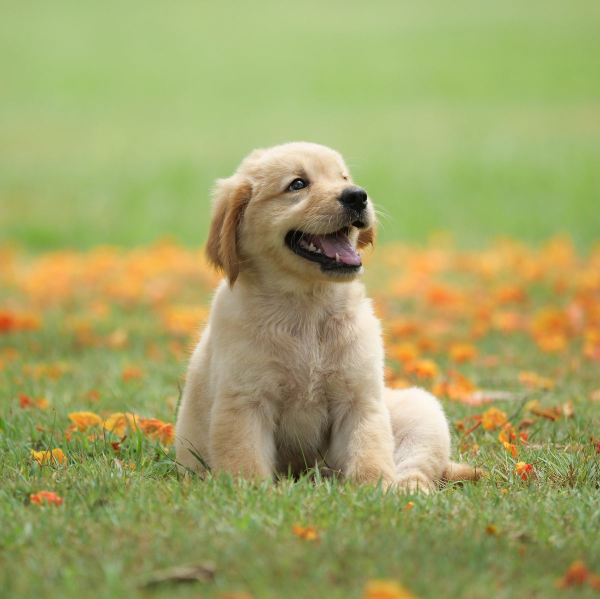
#> input picture VISION_ARTIFICIAL/PRACTICAS/p4/dog1.jpg, 1200 x 1197 px, found by its file name (shown at 1/2 size)
$ python segmentacion_dog1.py
#> lines starting #> are read from the running program, lines starting #| are printed output that depends on the picture; after the words box and inside, x2 and y2 are one past the last pixel; in counts of white or black regions, pixels touching at a corner belong together
import cv2
import numpy as np
from PIL import Image

#TOMAMOS LA IMAGEN
img = Image.open("VISION_ARTIFICIAL\PRACTICAS\p4\dog1.jpg")
#> img is the input picture: PIL image 1200x1197 RGB; mean R, G, B 161.9, 164.3, 102.4
img_array = np.array(img)
img_array = cv2.resize(img_array,(500,300))
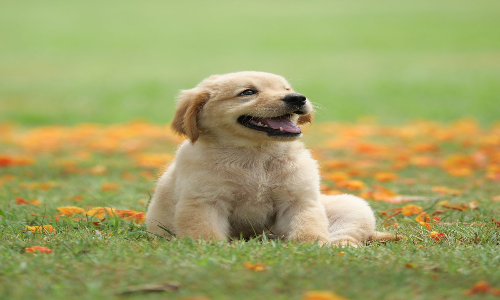
#> img_array: shape (300, 500, 3); mean R, G, B 161.8, 164.2, 102.3

#Separamos por forma de color
rgb_img = cv2.cvtColor(img_array, code=cv2.COLOR_BGR2RGB)
lab_img = cv2.cvtColor(img_array, code=cv2.COLOR_BGR2LAB)
#> lab_img: shape (300, 500, 3); mean of channels 0, 1, 2 161.6, 108.5, 123.1
hsv_img = cv2.cvtColor(img_array, code=cv2.COLOR_BGR2HSV)
#> hsv_img: shape (300, 500, 3); mean H, S, V 88.3, 105.9, 174.5

#Visualizamos por formas de color
cv2.imshow("imagen original", rgb_img)

# [7 lines of commented-out code are left out]
cv2.imshow("canal A", lab_img[:,:,1])
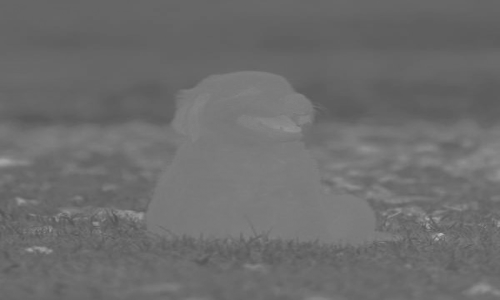
#> window 'canal A': shape (300, 500); min 83, max 181, mean 108.5
#cv2.imshow("canal B", lab_img[:,:,2])

#HSV
#cv2.imshow("canal H", hsv_img[:,:,0])
#cv2.imshow("canal S", hsv_img[:,:,1])
#cv2.imshow("canal V", hsv_img[:,:,2])

#Aplicamos filtro promediador

#PERRO1 A de LAB
channel = np.copy(lab_img[:,:,1])
smooth_h = cv2.medianBlur(channel,75)
cv2.imshow("canal A con filtro blur", smooth_h)

#Aplicamos segmentacion
all_segmented = np.copy(smooth_h)
all_segmented[all_segmented>120] = 0
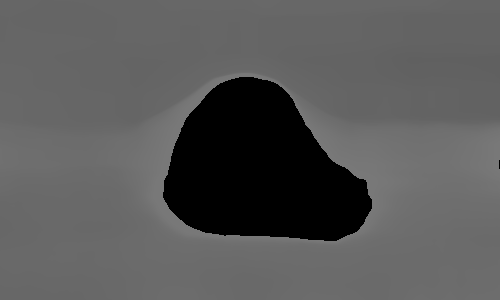
#> all_segmented: shape (300, 500); min 0, max 120, mean 89
all_segmented[all_segmented>0] = 255
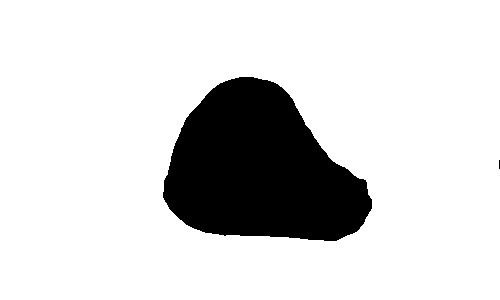
#> all_segmented: shape (300, 500); 84.3% white; 2 black regions (1 under 20 px), largest, box (x1, y1, x2, y2) and area: (163, 77, 372, 241) 23568
cv2.imshow("imagen segementada", all_segmented)

cv2.waitKey(0)
cv2.destroyAllWindows()

$ run again, with VISION_ARTIFICIAL/PRACTICAS/p4/dog6.jpg copied over VISION_ARTIFICIAL/PRACTICAS/p4/dog1.jpg
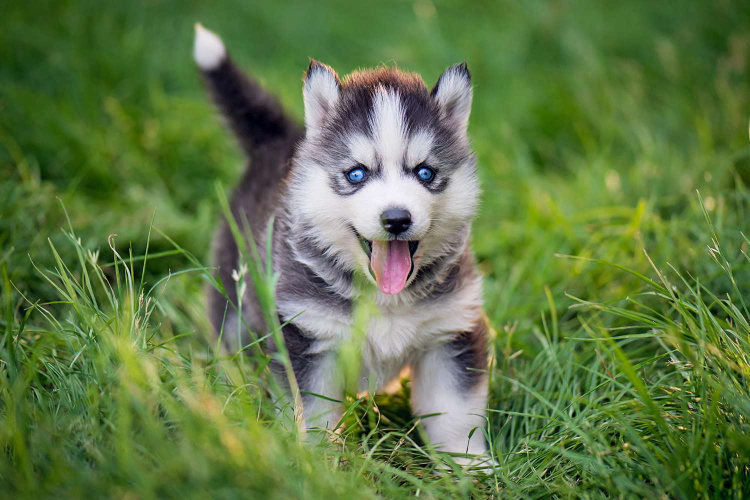
#> input picture VISION_ARTIFICIAL/PRACTICAS/p4/dog6.jpg, 1500 x 1000 px, found by its file name (shown at 1/2 size)
#> img is the input picture: PIL image 1500x1000 RGB; mean R, G, B 95.2, 119.5, 68.5
#> lab_img: shape (300, 500, 3); mean of channels 0, 1, 2 117.8, 106.2, 136.9
#> hsv_img: shape (300, 500, 3); mean H, S, V 82.5, 126.1, 122
#> `all_segmented[all_segmented>120] = 0`:
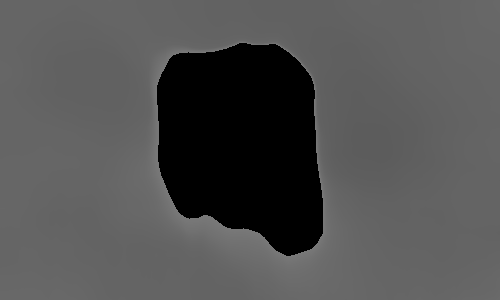
#> all_segmented: shape (300, 500); min 0, max 120, mean 81.7
#> `all_segmented[all_segmented>0] = 255`:
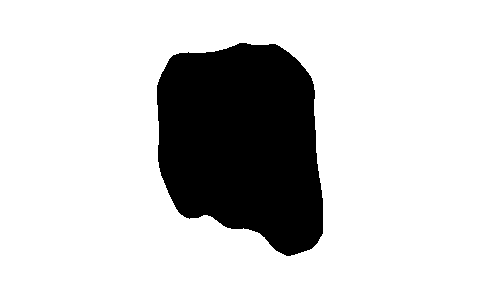
#> all_segmented: shape (300, 500); 81.4% white; 1 black region, box (x1, y1, x2, y2) and area: (157, 43, 323, 256) 27942
